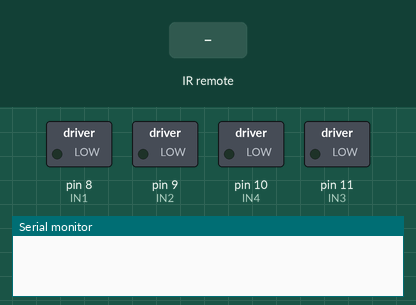
Recording of a sketch running on a simulated Arduino Uno, built with avr-gcc and run on an emulated ATmega328P. On the bench: switched loads named in the sketch (green lamp = pin HIGH), the last lines printed to the serial monitor. The inputs (shaded band) are chosen by the test bench.

Above: at 1.2 s.
1.3 s: infrared code 0xFF629D received
At 2.5 s:
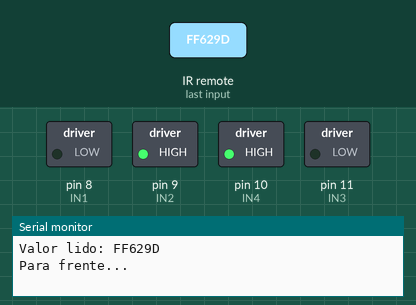
2.9 s: infrared code 0xFFA857 received
At 3.8 s:
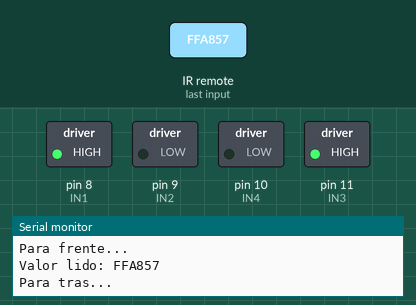
4.5 s: infrared code 0xFF22DD received
At 5.1 s:
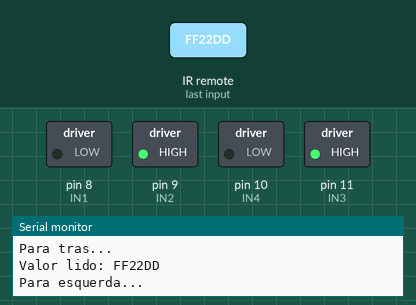
6.1 s: infrared code 0xFFC23D received
At 7.4 s:
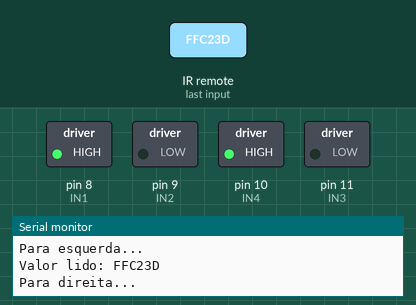
7.7 s: infrared code 0xFF02FD received
At 8.8 s:
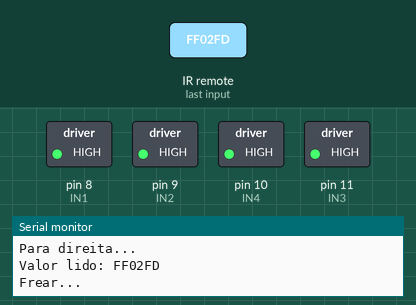
Timing chart, 0 to 10.3 s (numbered marks = the images above; inputs shaded):
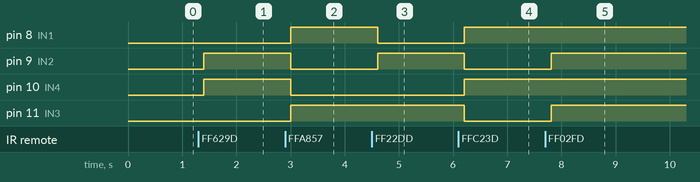

Measured:
- after the input at 1.3 s, pin 9 (IN2), pin 10 (IN4): LOW → HIGH after 0.10 s
- after the input at 2.9 s, pin 8 (IN1), pin 11 (IN3): LOW → HIGH after 0.10 s; pin 9 (IN2), pin 10 (IN4): HIGH → LOW after 0.10 s
- after the input at 4.5 s, pin 8 (IN1): HIGH → LOW after 0.11 s; pin 9 (IN2): LOW → HIGH after 0.11 s
- after the input at 6.1 s, pin 8 (IN1), pin 10 (IN4): LOW → HIGH after 0.11 s; pin 9 (IN2), pin 11 (IN3): HIGH → LOW after 0.11 s
- after the input at 7.7 s, pin 9 (IN2), pin 11 (IN3): LOW → HIGH after 0.11 s

The sketch:

IRremote_PonteH.ino
```cpp
/*
 * Controlar motor com Drive Ponte H e IRremote
 *
 * Ivan S. Vargas - contato@is5.com.br
 *
 * MOTOR          IN1/IN3    IN2/IN4
 * ---------------------------------
 * HORARIO          HIGH       LOW
 * ANTI HORARIO     LOW        HIGH
 * PONTO MORTO      LOW        LOW
 * FREIO            HIGH       HIGH
 */

#include <IRremote.h>

//pinos que controlam Motor A
int IN1 = 8;
int IN2 = 9;

//pinos que controlam Motor B
//ATENCAO, COMO ESTE MOTOR ESTA EM SENTIDO OPOSTO AO MOTOR B
//A PINAGEM AKI DEVE SER AO CONTRARIO, PARA QUE AMBOS GIREM NO
//MESMO SENTIDO (SE NAO, QDO UM ESTIVER HORARIO O OUTRO
//ESTARA ANTIHORARIO)
int IN3 = 11;
int IN4 = 10;

//receptor inframevermelho
int RECV = 13;

float valor;

IRrecv irrecv(RECV);
decode_results results;

void paraFrente() {
  //os dois motores girando no mesmo sentido antihorario
  digitalWrite(IN1, LOW);
  digitalWrite(IN2, HIGH);

  digitalWrite(IN3, LOW);
  digitalWrite(IN4, HIGH);
}

void paraTras() {
  //os dois motores no sentido horario
  digitalWrite(IN1, HIGH);
  digitalWrite(IN2, LOW);

  digitalWrite(IN3, HIGH);
  digitalWrite(IN4, LOW);
}

void paraDireita() {
  //motor A sentido horario
  digitalWrite(IN1, HIGH);
  digitalWrite(IN2, LOW);

  //motor B sentido antihorario
  digitalWrite(IN3, LOW);
  digitalWrite(IN4, HIGH);
}

void paraEsquerda() {
  //motor A sentido antihorario
  digitalWrite(IN1, LOW);
  digitalWrite(IN2, HIGH);

  //motor B sentido horario
  digitalWrite(IN3, HIGH);
  digitalWrite(IN4, LOW);
}

void frear() {
  digitalWrite(IN1, HIGH);
  digitalWrite(IN2, HIGH);

  digitalWrite(IN3, HIGH);
  digitalWrite(IN4, HIGH);
}

void pontoMorto() {
  digitalWrite(IN1, LOW);
  digitalWrite(IN2, LOW);

  digitalWrite(IN3, LOW);
  digitalWrite(IN4, LOW);
}

void setup() {
  Serial.begin(9600);

  pinMode(IN1, OUTPUT);
  pinMode(IN2, OUTPUT);
  pinMode(IN3, OUTPUT);
  pinMode(IN4, OUTPUT);

  irrecv.enableIRIn();
}

void loop() {
  if (irrecv.decode(&results)) {
    Serial.print("Valor lido: ");
    Serial.println(results.value, HEX);

    valor = (results.value);

    if (valor == 0xFF629D) {
      //UP = para frente
      Serial.println("Para frente...");
      paraFrente();
    }
    else if (valor == 0xFFA857) {
      //DOWN = para tras
      Serial.println("Para tras...");
      paraTras();
    }
    else if (valor == 0xFF22DD) {
      //eskerda
      Serial.println("Para esquerda...");
      paraEsquerda();
    }
    else if (valor == 0xFFC23D) {
      //direita
      Serial.println("Para direita...");
      paraDireita();
    }
    else if (valor == 0xFF02FD) {
      //parar
      Serial.println("Frear...");
      frear();
    }
    //le o proximo valor
    irrecv.resume();
  }
  delay(200);
}
```
